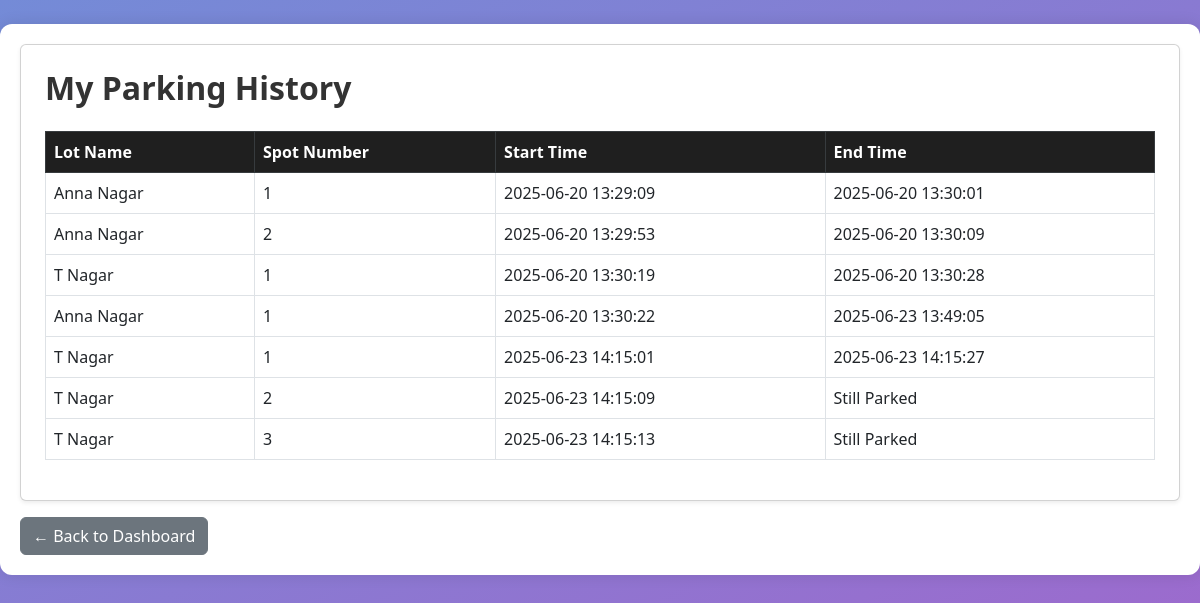
The page /user/history (signed in) on the database its author committed.
### models/models.py (models this page shows)
class ParkingLot(db.Model):
    id = db.Column(db.Integer, primary_key=True)
    name = db.Column(db.String(100), nullable=False)
    address = db.Column(db.String(200), nullable=False)
    pin_code = db.Column(db.String(10), nullable=False)
    price = db.Column(db.Float, nullable=False)
    max_spots = db.Column(db.Integer, nullable=False)
    spots = db.relationship('ParkingSpot', backref='lot')

class Reservation(db.Model):
    id = db.Column(db.Integer, primary_key=True)
    spot_id = db.Column(db.Integer, db.ForeignKey('parking_spot.id'), nullable=False)
    user_id = db.Column(db.Integer, db.ForeignKey('user.id'), nullable=False)
    parking_time = db.Column(db.DateTime, default=datetime.utcnow)
    leaving_time = db.Column(db.DateTime, nullable=True)

### app.py (the view)
@app.route('/user/history')
def user_history():
    if session.get('role') != 'user':
        return redirect('/login')
    reservations = Reservation.query.filter_by(user_id=session.get('user_id')).all()
    history_data = []
    for res in reservations:
        spot = ParkingSpot.query.get(res.spot_id)
        lot = ParkingLot.query.get(spot.lot_id) if spot else None
        history_data.append({
            'lot_name': lot.name if lot else 'N/A',
            'spot_number': spot.spot_number if spot else '-',
            'start_time': res.parking_time,
            'end_time': res.leaving_time if res.leaving_time else 'Still Parked'
        })
    return render_template('user_history.html', history_data=history_data)

### templates/user_history.html
{% set title = "View" %}
{% extends "layout.html" %}
{% block content %}
<div class="container mt-4">
    <div class="card shadow-sm p-4 bg-white">
        <h2 class="mb-4">My Parking History</h2>
        <table class="table table-hover table-bordered">
            <thead class="table-dark">
                <tr>
                    <th>Lot Name</th>
                    <th>Spot Number</th>
                    <th>Start Time</th>
                    <th>End Time</th>
                </tr>
            </thead>
            <tbody>
                {% for item in history_data %}
                <tr>
                    <td>{{ item.lot_name }}</td>
                    <td>{{ item.spot_number }}</td>
                    <td>{{ item.start_time.strftime("%Y-%m-%d %H:%M:%S") }}</td>
                    <td>
                        {% if item.end_time == 'Still Parked' %}
                            Still Parked
                        {% else %}
                            {{ item.end_time.strftime("%Y-%m-%d %H:%M:%S") }}
                        {% endif %}
                    </td>
                </tr>
                {% endfor %}
            </tbody>
        </table>
    </div>
    <a href="{{ url_for('user_dashboard') }}" class="btn btn-secondary mt-3">← Back to Dashboard</a>
</div>
{% endblock %}

### static/css/edit_lot.css (style rules this page uses)
body { font-family: 'Segoe UI', Tahoma, Geneva, Verdana, sans-serif; margin: 0; background-image: linear-gradient(150deg, #748bd7, #ba52c6); padding: 0; height: 200vh; }
.container { max-width: 1200px; margin: 40px auto; padding: 20px; background-color: white; border-radius: 12px; box-shadow: 0 0 15px rgba(0,0,0,0.1); }
h2, h3 { font-weight: 600; color: #333; margin-bottom: 20px; }
.table th { background-color: #1f1f1f; color: white; font-weight: 600; }
.table td, .table th { vertical-align: middle; }

### rows shown on the page
ParkingLot: lot_name "Anna Nagar", spot_number "1", start_time "2025-06-20 13:29:09", end_time "2025-06-20 13:30:01", spot_number "2", start_time "2025-06-20 13:29:53", end_time "2025-06-20 13:30:09", start_time "2025-06-20 13:30:22", end_time "2025-06-23 13:49:05"
ParkingLot: lot_name "T Nagar", spot_number "1", start_time "2025-06-20 13:30:19", end_time "2025-06-20 13:30:28", start_time "2025-06-23 14:15:01", end_time "2025-06-23 14:15:27", spot_number "2", start_time "2025-06-23 14:15:09", shows "Still Parked", spot_number "3", start_time "2025-06-23 14:15:13"
